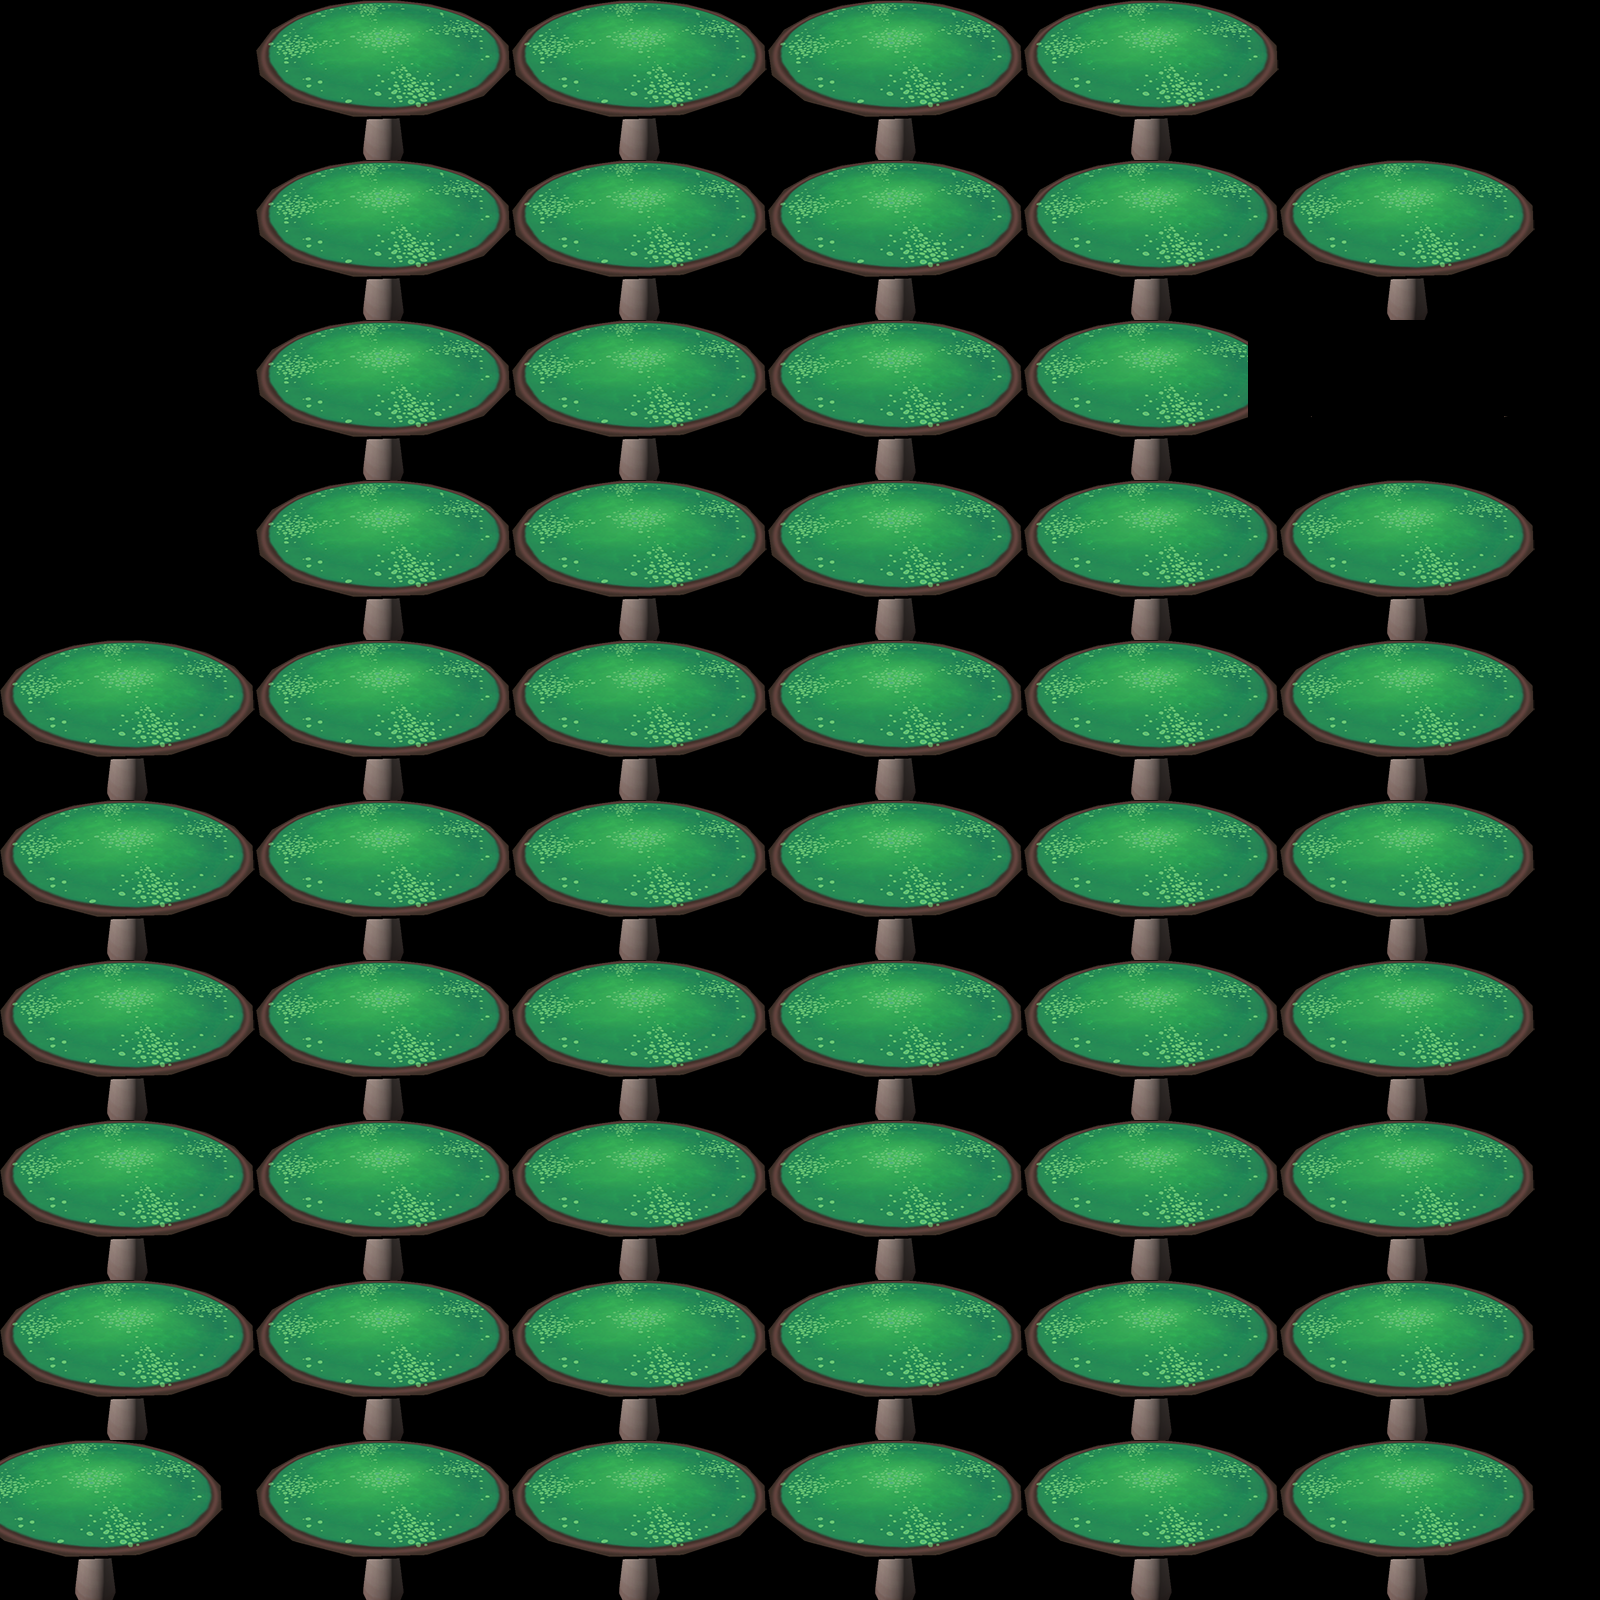

Tiled map render using the project's own tile images. Description and the map definition, with tile-layer contents summarised, below:
An orthogonal 50x50 tile map with 32x32 px tiles, 1 tile layer (Tile Layer 1).

<map version="1.0" orientation="orthogonal" width="50" height="50" tilewidth="32" tileheight="32">
 <tileset firstgid="1" name="MushroomPlatform" tilewidth="32" tileheight="32">
  <image source="../../../RunMusheeRunArt/MushroomPlatform.png" trans="ffffff" width="256" height="172" />
 </tileset>
 <layer name="Tile Layer 1" width="50" height="50">
  <data>[2500 cells, 2155 non-empty, 40 distinct tile ids]</data>
 </layer>
</map>